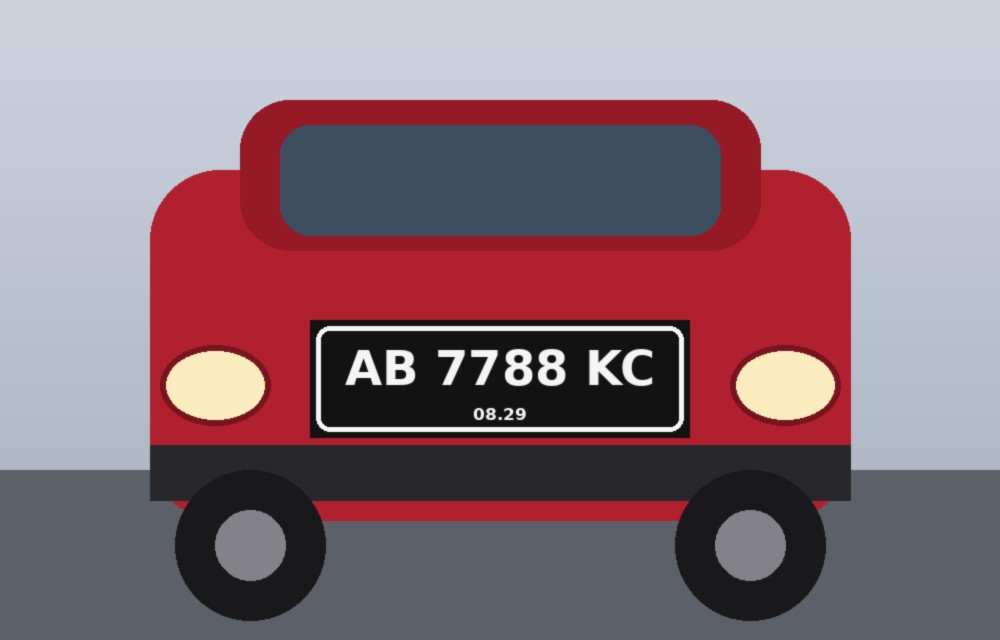
#> input picture assets/contoh/mobil_AB7788KC.jpg, 1000 x 640 px
$ python -i plate_ocr.py   (imports and definitions only)
#> lines starting #> are read from the running program, lines starting #| are printed output that depends on the picture; after the words box and inside, x2 and y2 are one past the last pixel; in counts of white or black regions, pixels touching at a corner belong together
#> further down, picture is the input picture: PIL image 1000x640 RGB; mean R, G, B 137.2, 113.1, 122.7
"""Pipeline pengenalan plat nomor kendaraan Indonesia dengan EasyOCR.

Tahapan: (1) deteksi area plat berbasis kontur (opsional) → (2) beberapa variasi pra-pemrosesan →
(3) OCR dengan daftar karakter A–Z/0–9 → (4) buang teks kecil (mis. masa berlaku) → (5) cocokkan ke
format plat Indonesia + koreksi salah baca yang umum (O↔0, I↔1, S↔5, B↔8, ...).
"""
from __future__ import annotations

import re
from dataclasses import dataclass, field

import cv2
import numpy as np
from PIL import Image, ImageDraw, ImageFont

PLATE_ALLOWLIST = "ABCDEFGHIJKLMNOPQRSTUVWXYZ0123456789"

# Kode wilayah plat nomor (perkiraan wilayah registrasi)
REGION = {
    "A": "Banten", "B": "DKI Jakarta & sekitarnya", "D": "Bandung Raya", "E": "Cirebon & sekitarnya",
    "F": "Bogor, Sukabumi, Cianjur", "G": "Pekalongan & Tegal", "H": "Semarang & sekitarnya",
    "K": "Pati, Kudus & sekitarnya", "L": "Surabaya", "M": "Madura", "N": "Malang & sekitarnya",
    "P": "Besuki (Jember, Banyuwangi, dll.)", "R": "Banyumas & sekitarnya", "S": "Bojonegoro & sekitarnya",
    "T": "Purwakarta, Karawang, Subang", "W": "Gresik & Sidoarjo", "Z": "Garut, Tasikmalaya & sekitarnya",
    "AA": "Kedu (Magelang & sekitarnya)", "AB": "DI Yogyakarta", "AD": "Surakarta & sekitarnya",
    "AE": "Madiun & sekitarnya", "AG": "Kediri & sekitarnya", "BA": "Sumatera Barat",
    "BB": "Sumatera Utara (bagian barat)", "BD": "Bengkulu", "BE": "Lampung", "BG": "Sumatera Selatan",
    "BH": "Jambi", "BK": "Sumatera Utara", "BL": "Aceh", "BM": "Riau", "BN": "Kepulauan Bangka Belitung",
    "BP": "Kepulauan Riau", "DA": "Kalimantan Selatan", "DB": "Sulawesi Utara", "DC": "Sulawesi Barat",
    "DD": "Sulawesi Selatan", "DE": "Maluku", "DG": "Maluku Utara", "DH": "Nusa Tenggara Timur (Timor)",
    "DK": "Bali", "DL": "Sulawesi Utara (Sangihe & Talaud)", "DM": "Gorontalo", "DN": "Sulawesi Tengah",
    "DR": "Nusa Tenggara Barat (Lombok)", "DT": "Sulawesi Tenggara", "EA": "Nusa Tenggara Barat (Sumbawa)",
    "EB": "Nusa Tenggara Timur (Flores)", "ED": "Nusa Tenggara Timur (Sumba)", "KB": "Kalimantan Barat",
    "KH": "Kalimantan Tengah", "KT": "Kalimantan Timur", "KU": "Kalimantan Utara", "PA": "Papua",
    "PB": "Papua Barat",
}

# Koreksi salah baca: angka yang terbaca sebagai huruf (di bagian huruf) dan sebaliknya
TO_LETTER = {"0": "O", "1": "I", "2": "Z", "4": "A", "5": "S", "6": "G", "7": "T", "8": "B"}
TO_DIGIT = {"O": "0", "D": "0", "Q": "0", "U": "0", "I": "1", "L": "1", "J": "1", "Z": "2", "A": "4",
            "S": "5", "G": "6", "T": "7", "B": "8"}


@dataclass
class PlateParse:
    raw: str
    formatted: str
    valid: bool
    region_code: str = ""
    region: str = ""
    corrections: int = 0


@dataclass
class PlateResult:
    success: bool = False
    raw_text: str = ""
    parse: PlateParse | None = None
    confidence: float = 0.0
    method: str = ""
    plate_img: Image.Image | None = None
    viz_img: Image.Image | None = None
    plate_found: bool | None = None
    tokens: list = field(default_factory=list)
    attempts: dict = field(default_factory=dict)
    error: str = ""


# ============================================================ format plat
# [79 lines left out: functions _convert, parse_plate, _gray, preprocess, pad, not called in this run]


# urutan percobaan: berhenti lebih awal bila hasil sudah meyakinkan (hemat waktu di CPU)
METHODS = ["auto", "original", "white_plate", "black_plate"]
METHOD_LABEL = {"original": "Grayscale asli", "auto": "Otomatis", "white_plate": "Plat putih",
                "black_plate": "Plat hitam"}


# ============================================================ deteksi area plat
def detect_plate_region(image: Image.Image):
    """Cari kontur persegi dengan rasio lebar/tinggi 2–5. Return (crop, box) atau (image, None)."""
    gray = cv2.cvtColor(np.array(image), cv2.COLOR_RGB2GRAY)
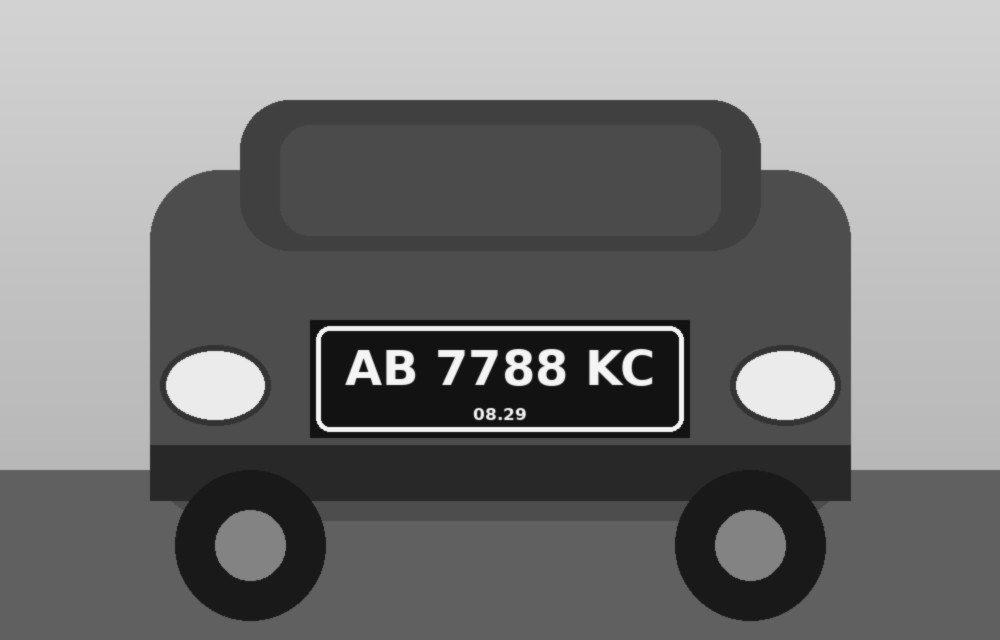
#> gray: shape (640, 1000); min 6, max 255, mean 121.5
    gray = cv2.bilateralFilter(gray, 11, 17, 17)
    edges = cv2.Canny(gray, 30, 200)
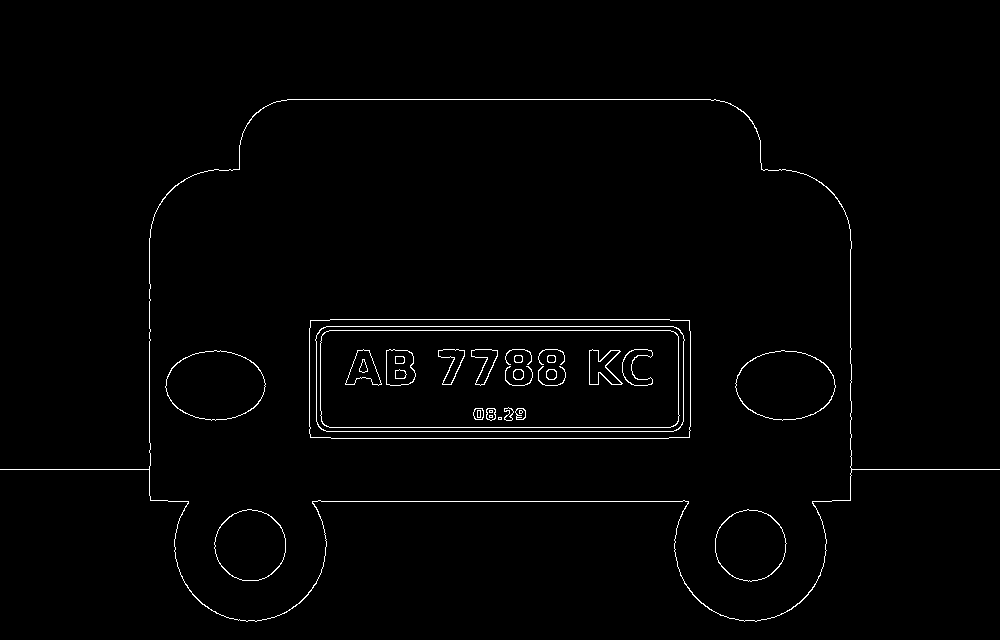
#> edges: shape (640, 1000); 1.3% white in thin lines or dots, all inside (x1, y1, x2, y2) = (0, 99, 1000, 622)
    contours, _ = cv2.findContours(edges, cv2.RETR_TREE, cv2.CHAIN_APPROX_SIMPLE)
#> contours = 64 contours, 13 with area under 20; largest, box (x1, y1, x2, y2) and area: (0, 99, 1000, 622) 296256, (149, 99, 852, 622) 296057, (309, 319, 691, 439) 45222, (309, 319, 691, 439) 45220, (315, 326, 685, 432) 38408
    H, W = gray.shape
#> H = 640; W = 1000
    for c in sorted(contours, key=cv2.contourArea, reverse=True)[:30]:
        approx = cv2.approxPolyDP(c, 0.018 * cv2.arcLength(c, True), True)
        if len(approx) != 4:
            continue
        x, y, w, h = cv2.boundingRect(approx)
        if h == 0 or w * h < 0.002 * W * H:
            continue
        if 2.0 <= w / h <= 5.5:
            pad = int(0.04 * w)
            box = (max(0, x - pad), max(0, y - pad), min(W, x + w + pad), min(H, y + h + pad))
            return image.crop(box), box
#> this loop made 3 passes
#> (approx, x, y, w, h, pad, box) on pass 3: ([[310, 320], [310, 437], [689, 437], [689, 320]], 310, 320, 380, 118, 15, (295, 305, 705, 453))
    return image, None


# [66 lines left out: functions draw_box, _read, recognize, not called in this run]

>>> from PIL import Image
>>> picture = Image.open('../assets/contoh/mobil_AB7788KC.jpg')
>>> result = detect_plate_region(picture)
